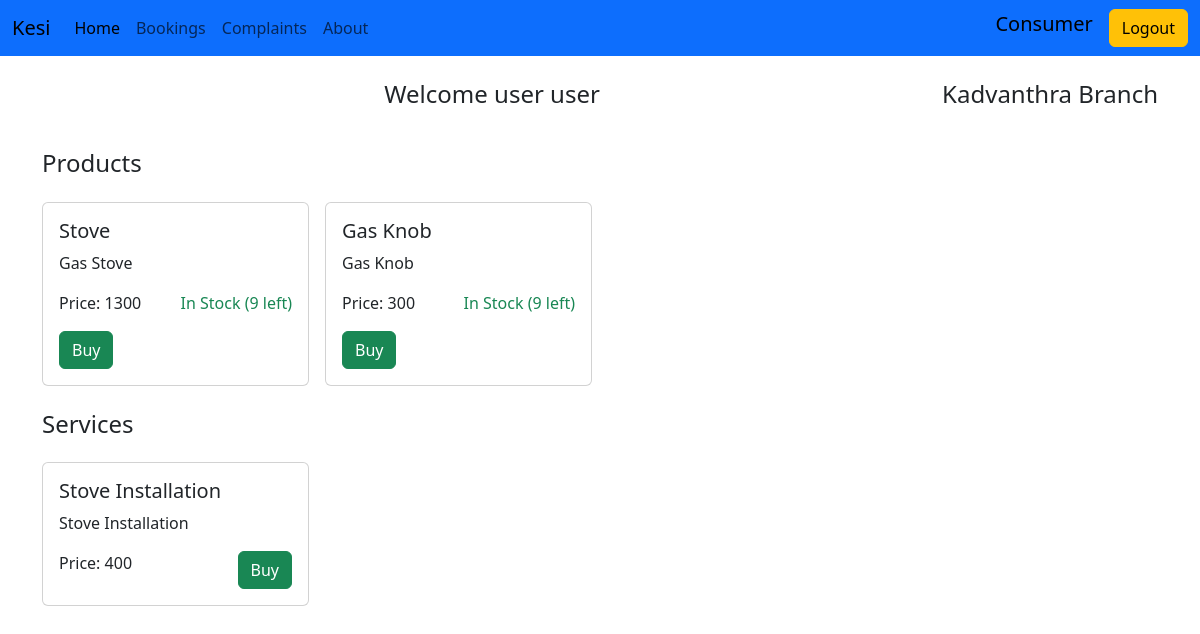
Page /consumer (signed in) on the committed database.
### agencyapp/models.py (models this page shows)
class User(AbstractUser):
    contact=models.IntegerField(default= 0)
    branch_id = models.ForeignKey(Branch, on_delete=models.CASCADE, default=1)
    location=models.CharField(max_length=30)
    address=models.CharField(max_length=50)
    group_id=models.ForeignKey(Group, on_delete=models.CASCADE, default=2)

class Branch(models.Model):
    branch_name = models.CharField(max_length=50, unique=True)
    branch_location = models.CharField(max_length=50)

class Product(models.Model):
    product_name = models.CharField(max_length=50)
    product_description = models.CharField(max_length=300)
    product_rate = models.IntegerField(default = 0)
    stock = models.IntegerField(default=0)
    branch_id = models.ForeignKey(Branch, on_delete=models.CASCADE)

class Service(models.Model):
    service_name = models.CharField(max_length = 30)
    service_rate = models.IntegerField()
    service_description = models.CharField(max_length = 300)
    branch_id = models.ForeignKey(Branch, on_delete=models.CASCADE)

### agencyapp/views.py (the view)
# urls.py: path('consumer',views.consumer, name="consumer"),
def consumer(request):
    user_id = request.session['user_id']
    user = User.objects.get(id = user_id)
    products = Product.objects.filter(branch_id = user.branch_id)
    services = Service.objects.filter(branch_id = user.branch_id)
    return render(request, 'consumer/consumer.html',{'user':user,'products':products,'services':services})

### agencyapp/checklogin.py (called while the page is built)
    def __call__(self, request):
        allowed_paths = ['','logins','signup']
        if 'user_id' in request.session or request.path.strip('/') in allowed_paths:
            response = self.get_response(request)
            return response
        else:
            return redirect('loginpage')

### agencyapp/templates/consumer/consumer.html (shortened to what this page needs)
<!DOCTYPE html>
<html lang="en">
<head>
  <link href="https://cdn.jsdelivr.net/npm/bootstrap@5.3.2/dist/css/bootstrap.min.css" rel="stylesheet"
>
</head>
<body>
  {% include "consumer/consumer-nav.html" %}
  <div class="container">
    <h4 class="my-4 d-flex justify-content-between">
      <div class="text-center">Welcome {{ user.first_name }} {{ user.last_name}}</div>
      <div class="text-end">{{ user.branch_id.branch_name }}</div>
    </h4>
    <div class="row g-3 mt-2">
      <h4>Products</h4>
      {% for product in products %}
      <div class="col-sm-4 col-md-3">
        <div class="card">
          <div class="card-body">
            <h5 class="card-title">{{ product.product_name }}</h5>
            <p class="card-text">{{ product.product_description }}</p>
            <p class="card-text d-flex justify-content-between">
              <span>Price: {{ product.product_rate }}</span>
              {% if product.stock > 0 %}
              <span class="text-success">In Stock ({{product.stock}} left)</span>
            </p>
            <a href="{% url 'book-product' product.id %}" class="btn btn-success">Buy</a>
              {% else %}
              <span class="text-danger">Out of Stock</span>
            </p>
            <button class="btn btn-success" aria-disabled="true" disabled>Buy</button>
            {% endif %}
          </div>
        </div>
      </div>
      {% endfor %}
    </div>
    <div class="row g-3 mt-2">
      <h4>Services</h4>
      {% for service in services %}
      <div class="col-sm-4 col-md-3">
        <div class="card">
          <div class="card-body">
            <h5 class="card-title">{{ service.service_name }}</h5>
            <p class="card-text">{{ service.service_description }}</p>
            <p class="card-text d-flex justify-content-between">
              <span>Price: {{ service.service_rate }}</span>
            <a href="{% url 'book-service' service.id %}" class="btn btn-success">Buy</a>
          </div>
        </div>
      </div>
      {% endfor %}
    </div>
  </div>
</body>
</html>

### rows in the picture
User: first_name "user", last_name "user", branch_id.branch_name "Kadvanthra Branch"
Product: product_name "Stove", product_description "Gas Stove", product_rate "1300", stock "9"
Product: product_name "Gas Knob", product_description "Gas Knob", product_rate "300", stock "9"
Service: service_name "Stove Installation", service_description "Stove Installation", service_rate "400"
